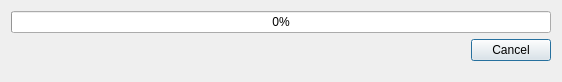
<?xml version="1.0" encoding="UTF-8"?>
<ui version="4.0">
 <class>downloadDialog</class>
 <widget class="QDialog" name="downloadDialog">
  <property name="geometry">
   <rect>
    <x>0</x>
    <y>0</y>
    <width>562</width>
    <height>82</height>
   </rect>
  </property>
  <property name="windowTitle">
   <string>Downloading: </string>
  </property>
  <layout class="QVBoxLayout" name="verticalLayout">
   <item>
    <widget class="QProgressBar" name="progressBar">
     <property name="value">
      <number>0</number>
     </property>
    </widget>
   </item>
   <item>
    <widget class="QDialogButtonBox" name="buttonBox">
     <property name="orientation">
      <enum>Qt::Horizontal</enum>
     </property>
     <property name="standardButtons">
      <set>QDialogButtonBox::Cancel</set>
     </property>
    </widget>
   </item>
   <item>
    <spacer name="verticalSpacer">
     <property name="orientation">
      <enum>Qt::Vertical</enum>
     </property>
     <property name="sizeHint" stdset="0">
      <size>
       <width>20</width>
       <height>40</height>
      </size>
     </property>
    </spacer>
   </item>
  </layout>
 </widget>
 <resources>
  <include location="companion.qrc"/>
 </resources>
 <connections>
  <connection>
   <sender>buttonBox</sender>
   <signal>accepted()</signal>
   <receiver>downloadDialog</receiver>
   <slot>accept()</slot>
   <hints>
    <hint type="sourcelabel">
     <x>248</x>
     <y>254</y>
    </hint>
    <hint type="destinationlabel">
     <x>157</x>
     <y>274</y>
    </hint>
   </hints>
  </connection>
  <connection>
   <sender>buttonBox</sender>
   <signal>rejected()</signal>
   <receiver>downloadDialog</receiver>
   <slot>reject()</slot>
   <hints>
    <hint type="sourcelabel">
     <x>316</x>
     <y>260</y>
    </hint>
    <hint type="destinationlabel">
     <x>286</x>
     <y>274</y>
    </hint>
   </hints>
  </connection>
 </connections>
</ui>
